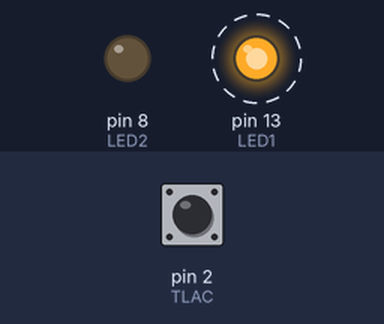
The sketch below on a simulated Arduino Uno, built with avr-gcc and run on an emulated ATmega328P. Parts: output pins drawn as LEDs (lit = HIGH). Dashed ring = blinking. The test bench sets the inputs (shaded band); at power-on: pin 2 (TLAC) HIGH.

Above: at 1.2 s.
1.3 s: pin 2 (TLAC) pulsed LOW 5 times (0.12 s each, 0.3 s apart)
At 3.5 s:
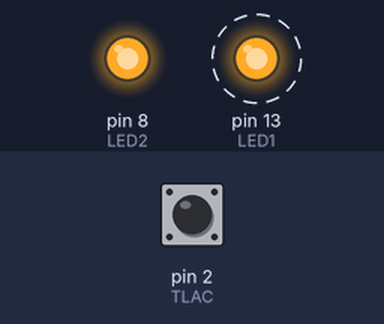
Timing chart, 0 to 11.8 s (numbered marks = the images above; inputs shaded):
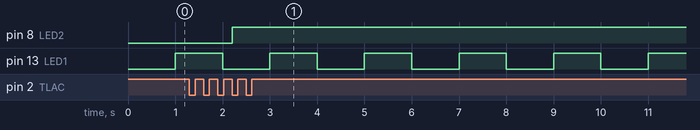

The sketch:

button.ino
```cpp
/*
  This program blinks pin 13 of the Arduino (the
  built-in LED)
*/
#define LED1 13
#define LED2 8
#define TLAC 2

bool tl;
unsigned long start;
int stav_led = 0;
int stav_t1 = 0;
int push_button=0;
bool was_pushed=false;
void setup()
{
  pinMode(LED1, OUTPUT);
  pinMode(LED2, OUTPUT);
  pinMode(TLAC, INPUT_PULLUP);
  start=millis();
}
bool next(){
  if(millis()-start>=1000){start=millis();return true;}
  return false;
}
bool button_press(){
	if(digitalRead(TLAC)==0){
      if(!was_pushed){
        if(push_button==3){push_button=0;return true;}
        else {
				push_button++;
        	}
        was_pushed=true;
      }
    } else {
      	was_pushed=false;
    }
  return false;
}
void loop()
{
  switch(stav_led){
  	case 0:
    if(next()){stav_led=1;digitalWrite(LED1, 1);}
    break;
    case 1:
    if(next()){stav_led=0;digitalWrite(LED1, 0);}
    break;
  }
  switch(stav_t1){
  	case 0:
    if(button_press()){stav_t1=1;digitalWrite(LED2, 1);}
    break;

    case 1:
	 if(button_press()){stav_t1=0;digitalWrite(LED2, 0);}
    break;
  }
}
```

Measured:
- after the input at 1.3 s, pin 8 (LED2): LOW → HIGH after 0.90 s
- by itself, pin 13 (LED1): alternates HIGH for 1.0 s and LOW for 1.0 s
